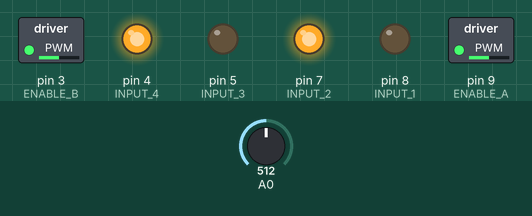
This sketch was run on a simulated Arduino Uno, built with avr-gcc and run on an emulated ATmega328P. Shown: switched loads named in the sketch (green lamp = pin HIGH), output pins drawn as LEDs (lit = HIGH). Inputs (shaded band) come from the test bench; at power-on: A0 = 512. What the sketch prints to the serial monitor is not drawn.

Above: at 1.2 s.
1.3 s: A0 set to 716
At 2.5 s:
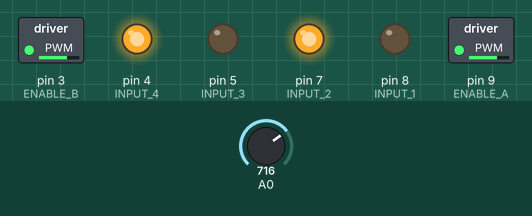
2.8 s: A0 set to 900
At 3.8 s:
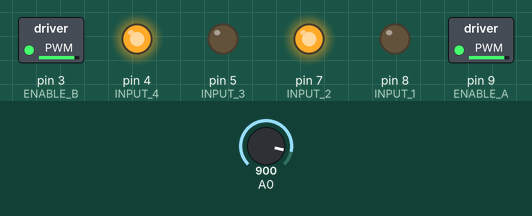
4.3 s: A0 set to 122
At 4.9 s:
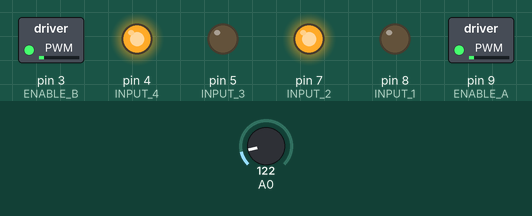
5.8 s: A0 set to 0
At 6.1 s:
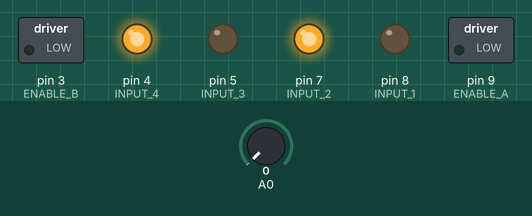
7.3 s: A0 set to 511
At 8.4 s:
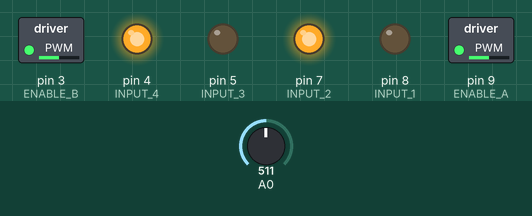
Timing chart, 0 to 9.8 s (numbered marks = the images above; inputs shaded):
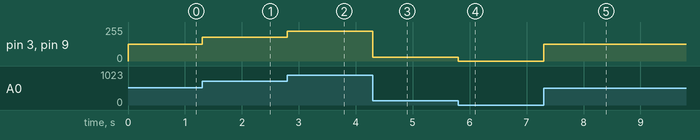

Measured:
- after the input at 1.3 s, pin 3 (ENABLE_B), pin 9 (ENABLE_A): 127/255 → 178/255 at once
- after the input at 2.8 s, pin 3 (ENABLE_B), pin 9 (ENABLE_A): 178/255 → 224/255 at once
- after the input at 4.3 s, pin 3 (ENABLE_B), pin 9 (ENABLE_A): 224/255 → 30/255 at once
- after the input at 5.8 s, pin 3 (ENABLE_B), pin 9 (ENABLE_A): 30/255 → 0/255 at once
- after the input at 7.3 s, pin 3 (ENABLE_B), pin 9 (ENABLE_A): 0/255 → 127/255 at once

The sketch:

02_DC_Motor_POT.ino
```cpp
//Motor A connections
#define ENABLE_A 9
#define INPUT_1 8
#define INPUT_2 7
//Motor B connections
#define ENABLE_B 3
#define INPUT_3 5
#define INPUT_4 4

void setup()
{
    Serial.begin(9600);
    //set control pins to outputs
    pinMode(ENABLE_A, OUTPUT);
    pinMode(ENABLE_B, OUTPUT);
    pinMode(INPUT_1, OUTPUT);
    pinMode(INPUT_2, OUTPUT);
    pinMode(INPUT_3, OUTPUT);
    pinMode(INPUT_4, OUTPUT);

    //Initial state - clockwise
    digitalWrite(INPUT_1, LOW);
    digitalWrite(INPUT_2, HIGH);
    digitalWrite(INPUT_3, LOW);
    digitalWrite(INPUT_4, HIGH);

    Serial.println("Done Initializing!");
}

void loop()
{
    int potValue = analogRead(A0);

    int pwmVal = map(potValue, 0, 1023, 0, 255);

    analogWrite(ENABLE_A, pwmVal);
    analogWrite(ENABLE_B, pwmVal);
}
```
